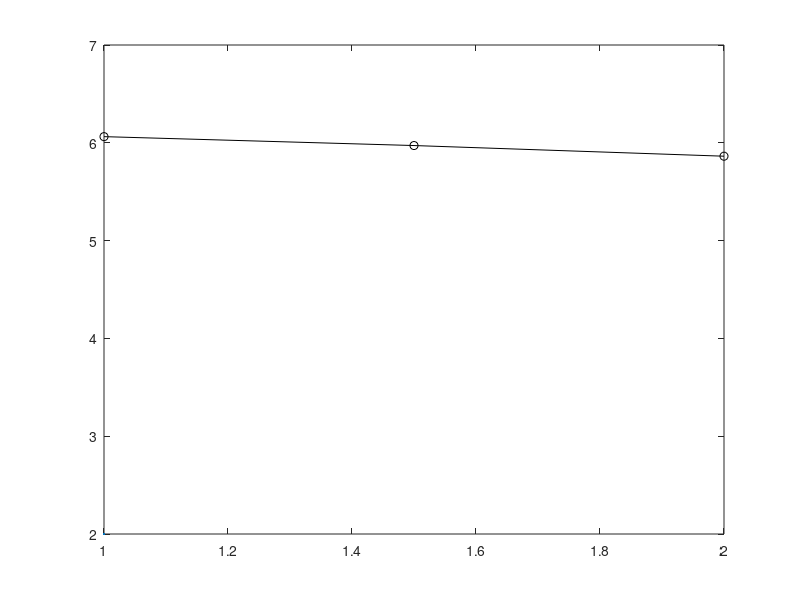

Write the MATLAB code that produced this figure. (Note: this script raises an error after producing the figure.)
clear all;
close all;
clc;

%%

% area
area = 76;

% cell count
cell_count = [inf 18000 8000 4500];

% quantity of interest
quant_of_interest = [NaN 6.063 5.972 5.863];

% convergence order
p = 1.53;

% grid spacing
h = sqrt(area./cell_count);

% normalised grid spacing
NGS = h/h(2);

% refinement ratios
r32 = h(4)/h(3);
r21 = h(3)/h(2);

% Richardson extrapolated value
quant_of_interest(1) = (r21^p*quant_of_interest(2) - quant_of_interest(3))...
    /(r21^p-1);

% errors
eps21 = abs( ( quant_of_interest(3)-quant_of_interest(2) )...
    / quant_of_interest(2) );
eps32 = abs( ( quant_of_interest(4)-quant_of_interest(3) )...
    / quant_of_interest(3) );

% grid convergence indices
GCI21 = 1.25*eps21/(r21^p-1);
GCI32 = 1.25*eps32/(r32^p-1);

% asymptotic range
AR = r21^p * GCI21/GCI32;
disp({'the asymptotic range is ', AR})

%% plotting results
plot(NGS(2:4),quant_of_interest(2:4),'-ko',LineWidth=2)
hold on
plot(NGS(1),quant_of_interest(1),'rd',MarkerFaceColor='r')
xlabel('normalised grid spacing')
ylabel('reattachment length')